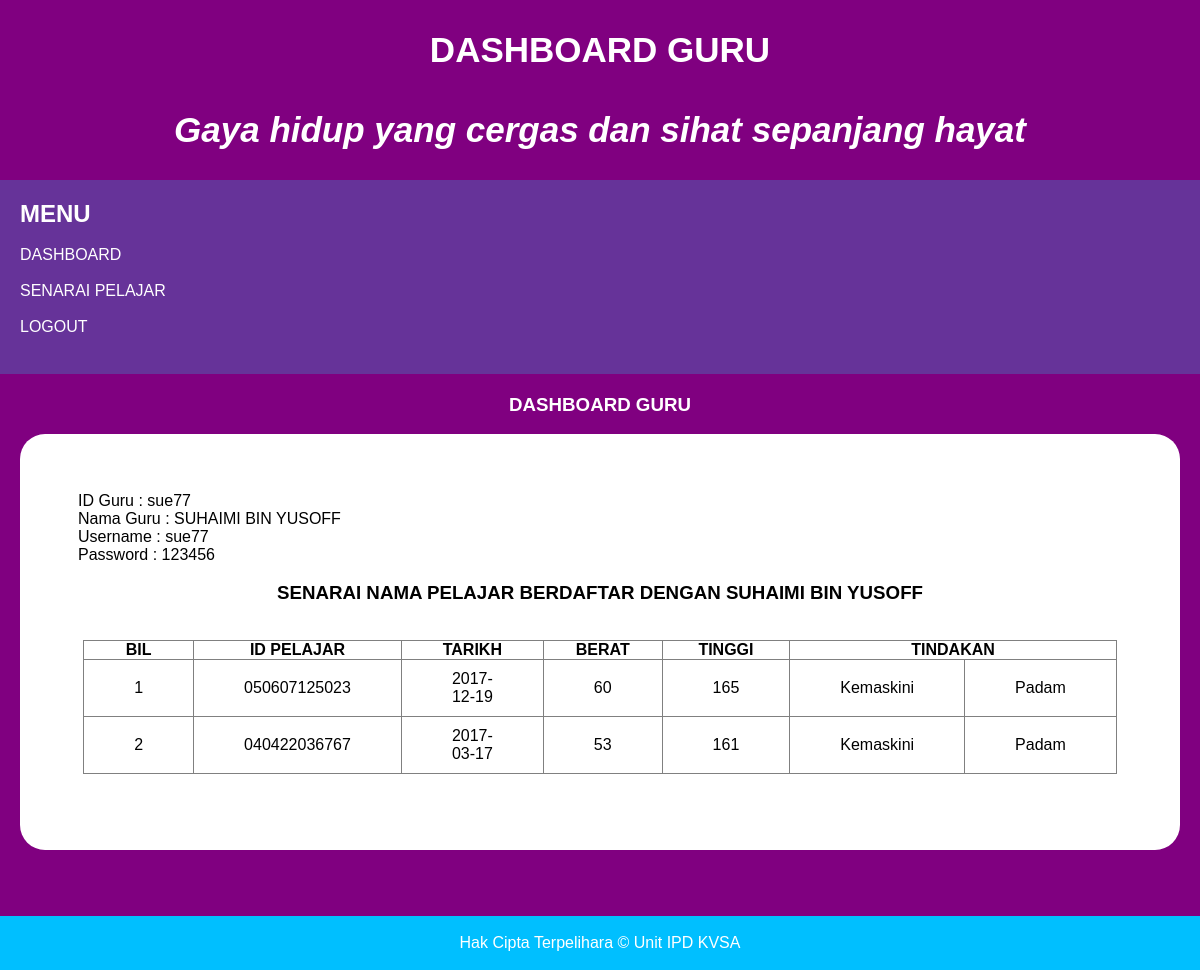
The app's page /dashboard.php (signed in) with its own data.
### tables this page shows
CREATE TABLE `tblguru` (
  `IDGURU` varchar(5) NOT NULL,
  `NAMAGURU` varchar(30) NOT NULL,
  `PASSWORD` int(11) NOT NULL
);

CREATE TABLE `tblbmi` (
  `IDBMI` varchar(11) NOT NULL,
  `IDPELAJAR` varchar(12) NOT NULL,
  `BERAT` int(30) NOT NULL,
  `TINGGI` int(30) NOT NULL,
  `TARIKH` date NOT NULL,
  `IDGURU` varchar(5) NOT NULL
);

### dashboard.php (the view, shortened to what this page needs)
<!DOCTYPE html>
<html>
<head>
  <link rel="stylesheet" type="text/css" href="style.css">
</head>
<body>
  <?php
include "connection.php";
$NAMAGURU=$_SESSION['sUsername'];
?>
  <header> DASHBOARD GURU <br>
  <center><i>Gaya hidup yang cergas dan sihat sepanjang hayat</i></center>
  </header>
  <section>
    <nav>
      <h2>MENU</h2>
      <ul>
        <br>
        <li><a href="dashboard.php">DASHBOARD</a></li><br>&nbsp
        <li><a href="senarai_semua_pelajar.php">SENARAI PELAJAR</a></li><br>&nbsp
        <li><a href="logout.php">LOGOUT</a></li><br>&nbsp
      </ul>
    </nav>
    <article>
       <h1 class="title"><center>DASHBOARD GURU</center></h1>
       <?php
       $dataGuru=mysqli_query($conn,"select * from tblguru where NAMAGURU='$NAMAGURU'");
       $paparDataGuru=mysqli_fetch_array($dataGuru);
     ?><br>
     <div class="data">
     ID Guru : <?php echo $paparDataGuru['IDGURU'];?><br>
     Nama Guru : <?php echo $paparDataGuru['NAMAGURU'];?><br>
     Username  : <?php echo $paparDataGuru['IDGURU'];?><br>
     Password : <?php echo $paparDataGuru['PASSWORD'];?>
     <br>
     <br>
       <center>
       <table border="1px solid black" align="center">
    <h1>SENARAI NAMA PELAJAR BERDAFTAR DENGAN <?php echo $paparDataGuru['NAMAGURU'];?></h1>
     <br>
     <br>
         <tr>
           <th width="40">BIL</th>
           <th width="100">ID PELAJAR</th>
           <th width="100">TARIKH</th>
           <th width="50">BERAT</th>
           <th width="50">TINGGI</th>
           <th colspan="2">TINDAKAN</th>
     <?php
     $ID = $paparDataGuru['IDGURU'];
     $dataPelajar=mysqli_query($conn,"select * from tblbmi where IDGURU='$ID' ORDER by Tarikh DESC");
     $no=1;
     while ($infoPelajar=mysqli_fetch_array($dataPelajar)) {
     ?>
     <tr>
     </center>
       <td><?php echo $no;?></td>
       <td><?php echo $infoPelajar['IDPELAJAR'];?></td>
       <td><?php echo $infoPelajar['TARIKH'];?></td>
       <td><?php echo $infoPelajar['BERAT'];?></td>
       <td><?php echo $infoPelajar['TINGGI'];?></td>
       <td><a href="kemaskini.php?kemaskini_id=<?php echo $infoPelajar['IDBMI'];?>"onclick="return confirm('Anda Pasti ?')">Kemaskini</a></td>
       <td><a href="padam.php?padam_id=<?php echo $infoPelajar['IDBMI'];?>"onclick="return confirm('Anda Pasti ?')">Padam</a></td>
     </tr>
     <?php
     $no++;
   }?>
   <center>
    <br>
 </div>
</article>
</section>
  <footer>
    <p>Hak Cipta Terpelihara &copy Unit IPD KVSA</p>
  </footer>
</body>
</html>

### style.css (style rules this page uses)
* { padding: 0; margin: 0; box-sizing: border-box; }
body { font-family: Arial, Hevitica, sans-serif; }
header { font-weight: bolder; background-color: purple; padding: 30px; text-align: center; font-size: 35px; color: white; }
.title { color: white; }
nav { width: 30; background: rebeccapurple; padding: 20px; color: white; }
nav ul { list-style-type: none; margin: 0; padding: 0; overflow: hidden; }
li a { text-decoration: none; color: white; float: left; }
article { padding: 20px; background: purple; }
.data { margin-bottom: 100px; border-radius: 25px; padding: 5%; background: white; }
section:after { background-color: purple; content: ""; display: table; clear: both; }
button a,td a { color: black; text-decoration: none; }
table { text-align: center; border-collapse: collapse; }
td { padding-left: 50px; padding-right: 50px; padding-top: 10px; padding-bottom: 10px; }
footer { width: 100%; position: fixed; bottom: 0px; background-color: deepskyblue; padding: 18px; text-align: center; color: white; }

### records on screen
tblguru: IDGURU "sue77", NAMAGURU "SUHAIMI BIN YUSOFF", PASSWORD "123456"
tblbmi: IDPELAJAR "050607125023", TARIKH "2017-12-19", BERAT "60", TINGGI "165"
tblbmi: IDPELAJAR "040422036767", TARIKH "2017-03-17", BERAT "53", TINGGI "161"
